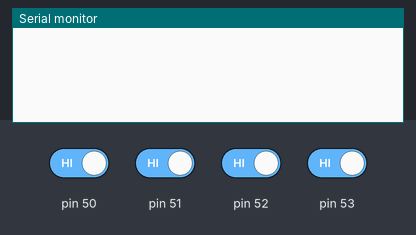
Bench run of a sketch on a simulated Arduino Mega 2560, built with avr-gcc and run on an emulated ATmega2560. Parts: the last lines printed to the serial monitor. The inputs (shaded band) are chosen by the test bench; at power-on: pin 50–53 HIGH.

Above: at 1.2 s.
1.3 s: pin 50 driven LOW
At 2.1 s:
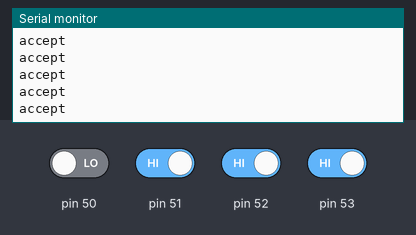
3.2 s: pin 51 driven LOW
At 3.9 s:
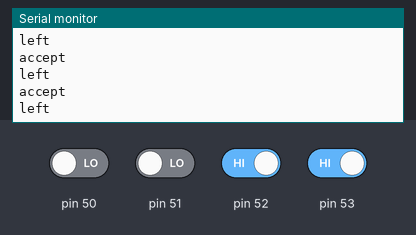

Measured:
- after the input at 1.3 s, the serial monitor: prints a new line at once (image 1)
- after the input at 3.2 s, the serial monitor: prints a new line after 0.07 s (image 2)

The sketch:

buttonTester.ino
```cpp
void setup() {
  pinMode(50, INPUT);
  pinMode(51, INPUT);
  pinMode(52, INPUT);
  pinMode(53, INPUT);
  Serial.begin(9600);
}

void loop() {
  if (!digitalRead(50)){
    Serial.println("accept");
  }
  if (!digitalRead(51)){
    Serial.println("left");
  }
  if (!digitalRead(52)){
    Serial.println("right");
  }
  if (!digitalRead(53)){
    Serial.println("forward");
  }
}
```
